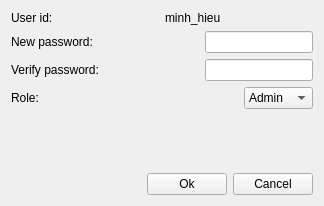
<?xml version="1.0" encoding="UTF-8"?>
<ui version="4.0">
 <class>Form</class>
 <widget class="QWidget" name="Form">
  <property name="geometry">
   <rect>
    <x>0</x>
    <y>0</y>
    <width>324</width>
    <height>206</height>
   </rect>
  </property>
  <property name="windowTitle">
   <string>Change Infor Form</string>
  </property>
  <layout class="QVBoxLayout" name="verticalLayout">
   <item>
    <layout class="QHBoxLayout" name="horizontalLayout_4">
     <item>
      <widget class="QLabel" name="label">
       <property name="text">
        <string>User id:</string>
       </property>
      </widget>
     </item>
     <item>
      <widget class="QLabel" name="label_5">
       <property name="text">
        <string>minh_hieu</string>
       </property>
      </widget>
     </item>
    </layout>
   </item>
   <item>
    <layout class="QHBoxLayout" name="horizontalLayout_3">
     <item>
      <widget class="QLabel" name="label_2">
       <property name="sizePolicy">
        <sizepolicy hsizetype="Expanding" vsizetype="Maximum">
         <horstretch>0</horstretch>
         <verstretch>0</verstretch>
        </sizepolicy>
       </property>
       <property name="text">
        <string>New password:</string>
       </property>
      </widget>
     </item>
     <item>
      <widget class="QLineEdit" name="lineEdit_2">
       <property name="sizePolicy">
        <sizepolicy hsizetype="Fixed" vsizetype="Fixed">
         <horstretch>0</horstretch>
         <verstretch>0</verstretch>
        </sizepolicy>
       </property>
      </widget>
     </item>
    </layout>
   </item>
   <item>
    <layout class="QHBoxLayout" name="horizontalLayout_2">
     <item>
      <widget class="QLabel" name="label_3">
       <property name="sizePolicy">
        <sizepolicy hsizetype="Expanding" vsizetype="Maximum">
         <horstretch>0</horstretch>
         <verstretch>0</verstretch>
        </sizepolicy>
       </property>
       <property name="text">
        <string>Verify password:</string>
       </property>
      </widget>
     </item>
     <item>
      <widget class="QLineEdit" name="lineEdit">
       <property name="sizePolicy">
        <sizepolicy hsizetype="Fixed" vsizetype="Fixed">
         <horstretch>0</horstretch>
         <verstretch>0</verstretch>
        </sizepolicy>
       </property>
      </widget>
     </item>
    </layout>
   </item>
   <item>
    <layout class="QHBoxLayout" name="horizontalLayout">
     <item>
      <widget class="QLabel" name="label_4">
       <property name="sizePolicy">
        <sizepolicy hsizetype="Maximum" vsizetype="Maximum">
         <horstretch>0</horstretch>
         <verstretch>0</verstretch>
        </sizepolicy>
       </property>
       <property name="text">
        <string>Role:</string>
       </property>
      </widget>
     </item>
     <item>
      <spacer name="horizontalSpacer_2">
       <property name="orientation">
        <enum>Qt::Horizontal</enum>
       </property>
       <property name="sizeHint" stdset="0">
        <size>
         <width>40</width>
         <height>20</height>
        </size>
       </property>
      </spacer>
     </item>
     <item>
      <widget class="QComboBox" name="comboBox">
       <property name="sizePolicy">
        <sizepolicy hsizetype="Minimum" vsizetype="Fixed">
         <horstretch>0</horstretch>
         <verstretch>0</verstretch>
        </sizepolicy>
       </property>
       <item>
        <property name="text">
         <string>Admin</string>
        </property>
       </item>
       <item>
        <property name="text">
         <string>Normal</string>
        </property>
       </item>
      </widget>
     </item>
    </layout>
   </item>
   <item>
    <spacer name="verticalSpacer">
     <property name="orientation">
      <enum>Qt::Vertical</enum>
     </property>
     <property name="sizeHint" stdset="0">
      <size>
       <width>20</width>
       <height>28</height>
      </size>
     </property>
    </spacer>
   </item>
   <item>
    <layout class="QHBoxLayout" name="horizontalLayout_5">
     <item>
      <widget class="QLabel" name="label_6">
       <property name="sizePolicy">
        <sizepolicy hsizetype="Minimum" vsizetype="Preferred">
         <horstretch>0</horstretch>
         <verstretch>0</verstretch>
        </sizepolicy>
       </property>
       <property name="text">
        <string/>
       </property>
      </widget>
     </item>
     <item>
      <widget class="QLabel" name="label_7">
       <property name="sizePolicy">
        <sizepolicy hsizetype="Fixed" vsizetype="Fixed">
         <horstretch>0</horstretch>
         <verstretch>0</verstretch>
        </sizepolicy>
       </property>
       <property name="minimumSize">
        <size>
         <width>15</width>
         <height>15</height>
        </size>
       </property>
       <property name="maximumSize">
        <size>
         <width>15</width>
         <height>15</height>
        </size>
       </property>
       <property name="text">
        <string/>
       </property>
      </widget>
     </item>
     <item>
      <spacer name="horizontalSpacer">
       <property name="orientation">
        <enum>Qt::Horizontal</enum>
       </property>
       <property name="sizeHint" stdset="0">
        <size>
         <width>40</width>
         <height>20</height>
        </size>
       </property>
      </spacer>
     </item>
     <item>
      <widget class="QPushButton" name="pushButton_2">
       <property name="text">
        <string>Ok</string>
       </property>
      </widget>
     </item>
     <item>
      <widget class="QPushButton" name="pushButton">
       <property name="text">
        <string>Cancel</string>
       </property>
      </widget>
     </item>
    </layout>
   </item>
  </layout>
 </widget>
 <resources/>
 <connections/>
</ui>
